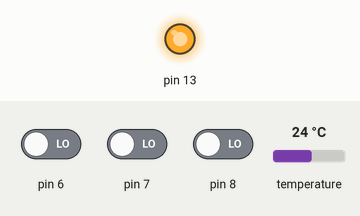
The sketch below on a simulated Arduino Uno, built with avr-gcc and run on an emulated ATmega328P. On the bench: output pins drawn as LEDs (lit = HIGH). Inputs (shaded band) come from the test bench; at power-on: pin 6 LOW, pin 7 LOW, pin 8 LOW, temperature 24 °C. Random numbers use the default seed unless the sketch sets one; no radio packets arrive unless stated.

Above: at 0.5 s.
At 54.92 s:
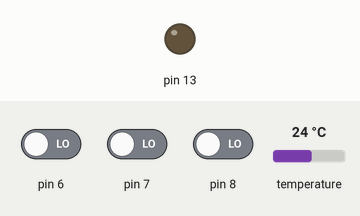
Timing chart, 0 to 57.3 s (numbered marks = the images above):
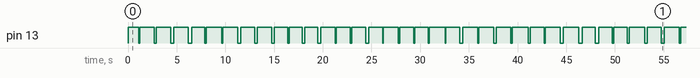

Measured:
- by itself, pin 13: moves between LOW and HIGH, repeating every 44.1 s
- by itself, everything shown: repeats every 44.1 s, in 52 steps

The sketch:

ONEWIRE.ino
```cpp
#include <OneWire.h>
#include <VirtualWire.h> // ver. 1.5

OneWire  ds(10);  // on pin 10 (a 4.7K resistor is necessary)
char buffer[12];

void setup(void) {
//  vw_set_tx_pin(13);
  vw_set_ptt_inverted(true); // Required for PTT
  vw_setup(2000); // Bits per sec
  pinMode(13, OUTPUT);
  pinMode(6, INPUT);
  pinMode(7, INPUT);
  pinMode(8, INPUT);
}

void loop(void) {
  byte i;
  byte present = 0;
  byte type_s;
  byte data[12];
  byte addr[8];
  float celsius;

  digitalWrite(13, true);

  if ( !ds.search(addr)) {
    ds.reset_search();
    delay(250);
    return;
  }

  if (OneWire::crc8(addr, 7) != addr[7]) {
      return;
  }

  type_s = 0;  //("  Chip = DS18B20");

  ds.reset();
  ds.select(addr);
  ds.write(0x44, 1);        // start conversion, with parasite power on at the end

  delay(1000+random(300));     // maybe 750ms is enough, maybe not
  // we might do a ds.depower() here, but the reset will take care of it.

  present = ds.reset();
  ds.select(addr);
  ds.write(0xBE);         // Read Scratchpad

  for ( i = 0; i < 9; i++) {           // we need 9 bytes
    data[i] = ds.read();
  }

  // Convert the data to actual temperature
  // because the result is a 16 bit signed integer, it should
  // be stored to an "int16_t" type, which is always 16 bits
  // even when compiled on a 32 bit processor.
  int16_t raw = (data[1] << 8) | data[0];
  if (type_s) {
    raw = raw << 3; // 9 bit resolution default
    if (data[7] == 0x10) {
      // "count remain" gives full 12 bit resolution
      raw = (raw & 0xFFF0) + 12 - data[6];
    }
  } else {
    byte cfg = (data[4] & 0x60);
    // at lower res, the low bits are undefined, so let's zero them
    if (cfg == 0x00) raw = raw & ~7;  // 9 bit resolution, 93.75 ms
    else if (cfg == 0x20) raw = raw & ~3; // 10 bit res, 187.5 ms
    else if (cfg == 0x40) raw = raw & ~1; // 11 bit res, 375 ms
    //// default is 12 bit resolution, 750 ms conversion time
  }
  celsius = (float)raw / 16.0;

    buffer[0] = digitalRead(6)+48;
    buffer[1] = digitalRead(7)+48;
    buffer[2] = digitalRead(8)+48;
    buffer[3] = ',';
    buffer[4] = '1';
    buffer[5] = ',';
    buffer[11] = '\0';

  dtostrf(celsius, 2, 2, &buffer[6]);
  vw_send((uint8_t *)buffer, 16); // transmit msg
  vw_wait_tx(); // Wait for message to finish
  digitalWrite(13, false);
  delay(50+random(300));
}
```
